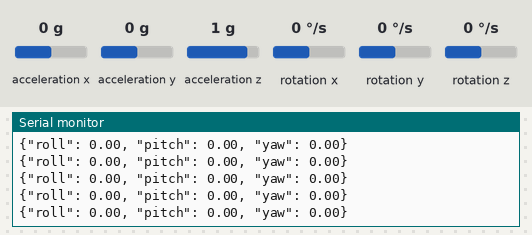
The sketch below on a simulated ESP8266 (NodeMCU). Shown: the last lines printed to the serial monitor. Inputs (shaded band) come from the test bench; at power-on: acceleration x 0 g, acceleration y 0 g, acceleration z 1 g, rotation x 0 °/s, rotation y 0 °/s, rotation z 0 °/s.

Above: at 2.4 s.
2.5 s: acceleration x set to -1.4 g
At 2.53 s:
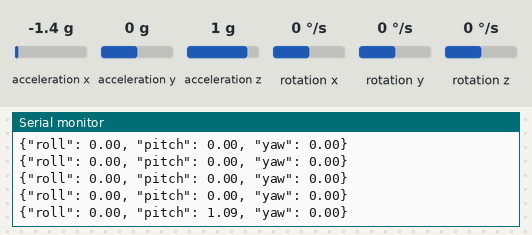
4.0 s: acceleration y set to -1.4 g
At 4.03 s:
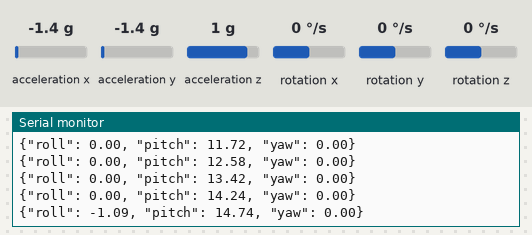
5.5 s: acceleration z set to -1.4 g
At 5.53 s:
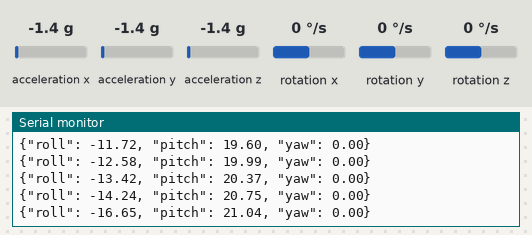
7.0 s: rotation x set to -192 °/s
At 7.03 s:
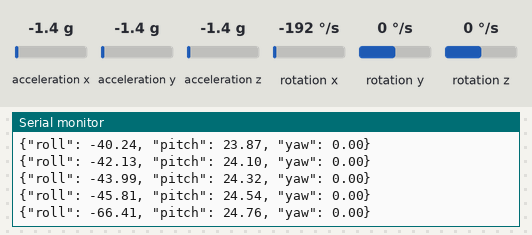
8.5 s: rotation y set to -192 °/s
At 8.54 s:
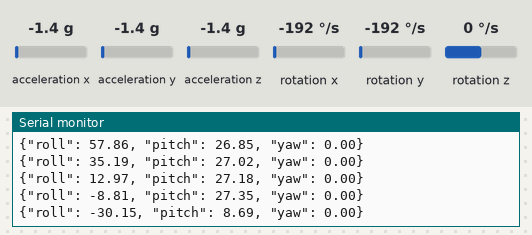
Timing chart, 0 to 11.0 s (numbered marks = the images above; inputs shaded):
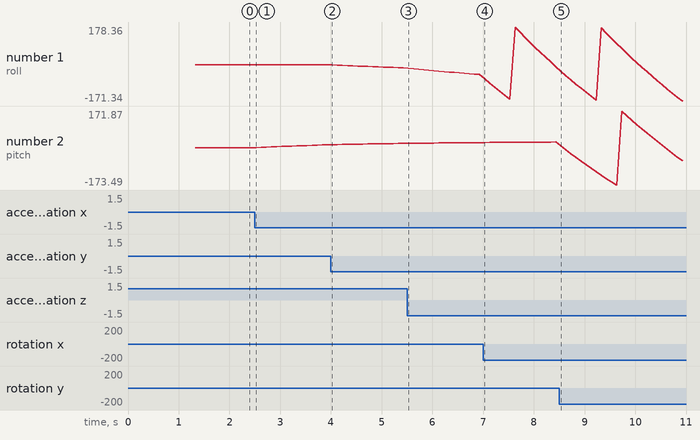

Measured:
- after the input at 2.5 s, the serial monitor: prints a new line at once (image 1)
- after the input at 4.0 s, the serial monitor: prints a new line at once (image 2)
- after the input at 5.5 s, the serial monitor: prints a new line at once (image 3)
- after the input at 7.0 s, the serial monitor: prints a new line at once (image 4)
- after the input at 8.5 s, the serial monitor: prints a new line at once (image 5)
- plotted number 1: 0 → -14.24 after the input at 4.0 s, -14.24 → -45.81 after the input at 5.5 s, -45.81 → -8.81 after the input at 7.0 s
- plotted number 2: 0 → 14.24 after the input at 2.5 s, 14.24 → 20.75 after the input at 4.0 s, 20.75 → 24.54 after the input at 5.5 s, 27.35 → -60.08 after the input at 8.5 s

The sketch:

ESP8266_MPU6050_Firmware.ino
```cpp
/*
 * ESP8266 NodeMCU v3 - MPU6050 IMU Sensor Firmware
 * Real-time Orientation Sensing via Serial Communication
 * Optimized for memory-constrained ESP8266 devices
 *
 * Author: Naman Harshwal
 * Date: January 2026
 * Version: 1.0.0
 *
 * REQUIRES LIBRARIES:
 * - I2Cdev by Jeff Rowberg
 * - MPU6050 by Electronic Cats or Jeff Rowberg
 *
 * PINOUT (ESP8266 NodeMCU v3 -> MPU6050):
 * D4 (GPIO2)  -> SDA (Serial Data)
 * D3 (GPIO4)  -> SCL (Serial Clock)
 * 3.3V        -> VCC
 * GND         -> GND
 * D8 (GPIO15) -> INT (Optional, for interrupts)
 */

#include "MPU6050.h"
#include <Wire.h>

// ============================================================================
// CONFIGURATION SECTION
// ============================================================================

// I2C Pin Configuration for ESP8266 NodeMCU v3
#define SDA_PIN D4  // GPIO2 - Serial Data Line
#define SCL_PIN D3  // GPIO4 - Serial Clock Line

// I2C Clock Speed (400kHz is standard for MPU6050)
#define I2C_SPEED 400000

// Serial Communication Baud Rate
#define SERIAL_BAUD 115200

// Update Rate in milliseconds (100ms = 10Hz)
#define UPDATE_RATE_MS 100

// MPU6050 I2C Address (0x68 = default, 0x69 = alternate with AD0 pulled high)
#define MPU6050_ADDR 0x68

// ============================================================================
// VARIABLE DECLARATIONS
// ============================================================================

MPU6050 mpu(MPU6050_ADDR);  // Create MPU6050 object with default address

// Raw sensor data
int16_t accelX, accelY, accelZ;  // Acceleration (3-axis)
int16_t gyroX, gyroY, gyroZ;      // Gyroscope (3-axis)
int16_t tempRaw;                   // Temperature (raw)

// Processed orientation angles (degrees)
float roll = 0.0;    // Rotation around X-axis
float pitch = 0.0;   // Rotation around Y-axis
float yaw = 0.0;     // Rotation around Z-axis (not calculated without magnetometer)

// Complementary filter coefficients
const float ALPHA = 0.98;  // Gyroscope weight (0.98 = 98% gyro, 2% accel)
const float G_CONVERT = 131.0;    // Gyroscope conversion factor (for 250 deg/s range)
const float A_CONVERT = 16384.0;  // Accelerometer conversion factor (for 2g range)
const float dt = UPDATE_RATE_MS / 1000.0;  // Time delta in seconds

// Timing variables
unsigned long lastUpdateTime = 0;
unsigned long currentTime = 0;

// Status flags
bool sensorInitialized = false;

// ============================================================================
// SETUP FUNCTION
// ============================================================================

void setup() {
    // Initialize Serial Communication
    Serial.begin(SERIAL_BAUD);
    delay(1000);  // Wait for serial monitor to connect

    // Clear any previous output
    Serial.println();
    Serial.println();
    Serial.println("========================================");
    Serial.println("  ESP8266 MPU6050 IMU Initialization");
    Serial.println("========================================");

    // Initialize I2C Communication
    Serial.println("[INFO] Initializing I2C communication...");
    Wire.begin(SDA_PIN, SCL_PIN);
    Wire.setClock(I2C_SPEED);
    delay(100);

    // Initialize MPU6050
    Serial.println("[INFO] Initializing MPU6050 sensor...");
    mpu.initialize();

    // Test MPU6050 Connection
    Serial.println("[INFO] Testing MPU6050 connection...");
    if (!mpu.testConnection()) {
        Serial.println("[ERROR] MPU6050 connection FAILED!");
        Serial.println("[ERROR] Check wiring:");
        Serial.println("        NodeMCU D4 (GPIO2) -> MPU6050 SDA");
        Serial.println("        NodeMCU D3 (GPIO4) -> MPU6050 SCL");
        Serial.println("        NodeMCU 3.3V       -> MPU6050 VCC");
        Serial.println("        NodeMCU GND        -> MPU6050 GND");
        Serial.println("[INFO] Entering infinite loop. Check connections and restart.");
        while (1) {  // Halt execution
            delay(1000);
            Serial.println(".");
        }
    }
    Serial.println("[SUCCESS] MPU6050 connected successfully!");

    // Configure MPU6050 (Optional - using default settings)
    Serial.println("[INFO] Configuring MPU6050...");
    mpu.setFullScaleAccelRange(MPU6050_ACCEL_FS_2);  // Set accelerometer range to 2g
    mpu.setFullScaleGyroRange(MPU6050_GYRO_FS_250);  // Set gyroscope range to 250 deg/s
    mpu.setSleepEnabled(false);  // Disable sleep mode
    delay(100);

    Serial.println("[SUCCESS] MPU6050 configured!");
    Serial.println();
    Serial.println("Starting sensor data stream...");
    Serial.println("Format: {\"roll\": X.XX, \"pitch\": Y.YY, \"yaw\": Z.ZZ}");
    Serial.println();
    Serial.println("========================================");

    sensorInitialized = true;
    lastUpdateTime = millis();
}

// ============================================================================
// LOOP FUNCTION
// ============================================================================

void loop() {
    if (!sensorInitialized) return;  // Exit if sensor not initialized

    currentTime = millis();

    // Check if it's time to update (UPDATE_RATE_MS interval)
    if (currentTime - lastUpdateTime >= UPDATE_RATE_MS) {
        lastUpdateTime = currentTime;

        // Read raw sensor data from MPU6050
        mpu.getMotion6(&accelX, &accelY, &accelZ, &gyroX, &gyroY, &gyroZ);

        // Calculate orientation angles using accelerometer
        // These are approximate angles calculated from accelerometer data only
        // More accurate if combined with gyroscope data (complementary filter)

        // Accelerometer-based angle calculation
        float accelRoll = atan2(accelY, accelZ) * 180.0 / M_PI;
        float accelPitch = atan2(-accelX, sqrt(accelY * accelY + accelZ * accelZ)) * 180.0 / M_PI;

        // Gyroscope-based angle integration (velocity -> position)
        float gyroRollRate = gyroX / G_CONVERT;      // deg/s
        float gyroPitchRate = gyroY / G_CONVERT;     // deg/s
        float gyroYawRate = gyroZ / G_CONVERT;       // deg/s

        // Complementary filter: Fuse accelerometer and gyroscope
        // Gyroscope is fast but drifts, accelerometer is slow but accurate
        roll = ALPHA * (roll + gyroRollRate * dt) + (1 - ALPHA) * accelRoll;
        pitch = ALPHA * (pitch + gyroPitchRate * dt) + (1 - ALPHA) * accelPitch;
        yaw = yaw + gyroYawRate * dt;  // Yaw has no accelerometer reference

        // Constrain angles to -180 to 180 degrees
        roll = constrainAngle(roll);
        pitch = constrainAngle(pitch);
        yaw = constrainAngle(yaw);

        // Send JSON formatted data over serial
        // Python script expects this exact format
        Serial.print("{\"roll\": ");
        Serial.print(roll, 2);  // 2 decimal places
        Serial.print(", \"pitch\": ");
        Serial.print(pitch, 2);
        Serial.print(", \"yaw\": ");
        Serial.print(yaw, 2);
        Serial.println("}");
    }
}

// ============================================================================
// HELPER FUNCTIONS
// ============================================================================

/*
 * Constrain angle to -180 to 180 degrees
 * This prevents angle wrap-around and keeps values in usable range
 */
float constrainAngle(float angle) {
    while (angle > 180.0) {
        angle -= 360.0;
    }
    while (angle < -180.0) {
        angle += 360.0;
    }
    return angle;
}

// ============================================================================
// END OF CODE
// ============================================================================

/*
 * TROUBLESHOOTING GUIDE:
 *
 * 1. "MPU6050 connection FAILED!":
 *    - Check wiring (SDA, SCL, VCC, GND)
 *    - Try increasing delay in Wire.begin() section
 *    - Verify I2C address (use I2C scanner if unsure)
 *
 * 2. No serial output:
 *    - Check baud rate (115200)
 *    - Try different USB cable
 *    - Reset NodeMCU (press reset button)
 *
 * 3. Data shows but values are constant:
 *    - Check if sensor is working (move it around)
 *    - Verify sensor is not in sleep mode
 *
 * 4. Large angle drift:
 *    - This is normal due to gyroscope bias
 *    - Use calibration routine or increase ALPHA value
 *
 * 5. Memory issues during compilation:
 *    - This code is optimized for ESP8266
 *    - Remove unnecessary Serial.println() if needed
 */
```
